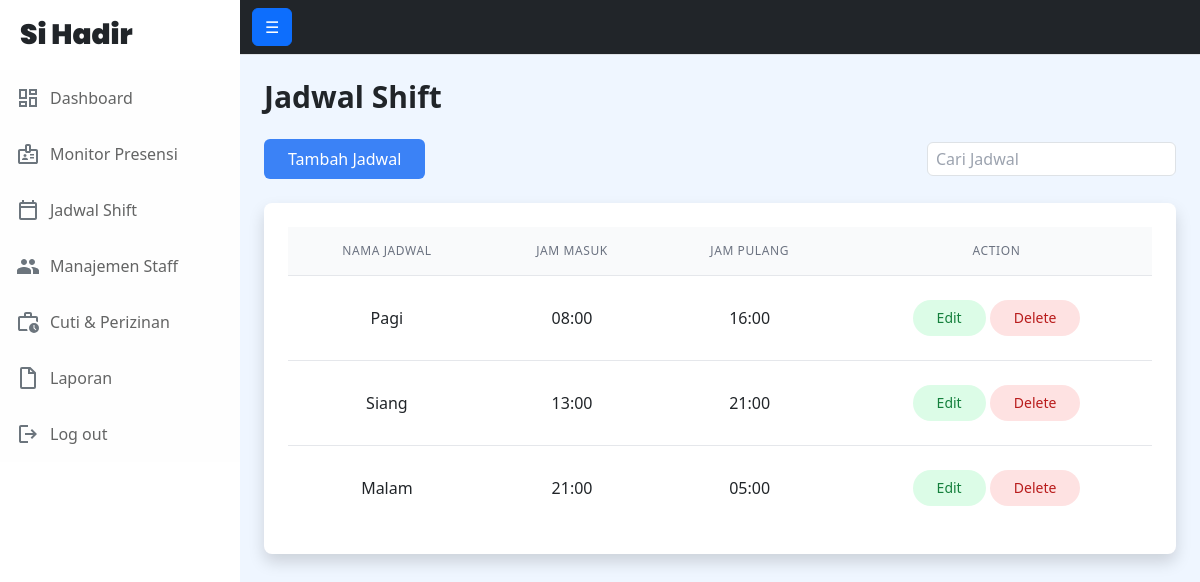
/web/sihadir/app/pages/owner/schedule.php (signed in), run on an earlier commit of the app's database.
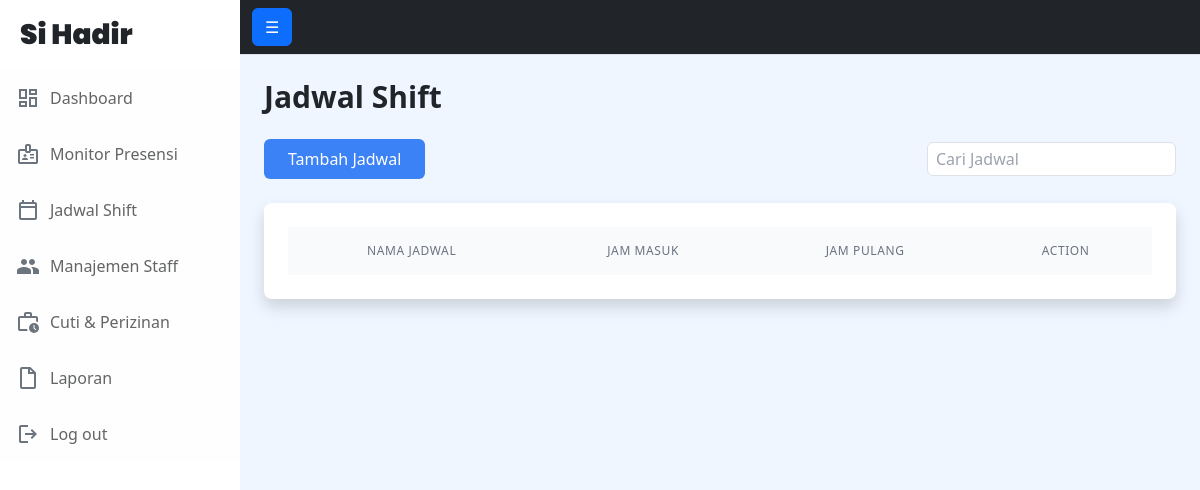
And on a later commit of the database.
### tables this page shows
CREATE TABLE `shift` (
  `id` int NOT NULL,
  `nama_shift` varchar(50) NOT NULL,
  `jam_masuk` time NOT NULL,
  `jam_keluar` time NOT NULL
);

### web/sihadir/app/pages/owner/schedule.php (the view, shortened to what this page needs)
<?php
require_once '../../../app/auth/auth.php';
try {
    $stmt = $pdo->query("SELECT * FROM shift ORDER BY jam_masuk");
    $shifts = $stmt->fetchAll(PDO::FETCH_ASSOC);
} catch (PDOException $e) {
    $_SESSION['error'] = "Error mengambil data jadwal: " . $e->getMessage();
    $shifts = [];
}
?>
<!DOCTYPE html>
<html lang="en">
<head>
    <link href="../../../assets/css/styles.css" rel="stylesheet" />
    <script src="https://cdn.tailwindcss.com"></script>
    <link rel="stylesheet" href="https://cdnjs.cloudflare.com/ajax/libs/font-awesome/5.15.3/css/all.min.css">
</head>
<body class="bg-blue-50">
    <div class="d-flex" id="wrapper">
        <div class="border-end-0 bg-white" id="sidebar-wrapper">
            <div class="sidebar-heading border-bottom-0"><strong>Si Hadir</strong></div>
            <div class="list-group list-group-flush">
                <a class="list-group-item list-group-item-action list-group-item-light p-3 border-bottom-0"
                    href="dashboard.php">
                    Dashboard
                </a>
                <a class="list-group-item list-group-item-action list-group-item-light p-3 border-bottom-0"
                    href="attendanceMonitor.php">
                    Monitor Presensi
                </a>
                <a class="list-group-item list-group-item-action list-group-item-light p-3 border-bottom-0"
                    href="schedule.php">
                    <svg xmlns="http://www.w3.org/2000/svg" viewBox="0 0 24 24" class="sidebar-icon" fill="#6c757d">
                        <path
                            d="M19 4h-1V2h-2v2H8V2H6v2H5c-1.1 0-2 .9-2 2v14c0 1.1.9 2 2 2h14c1.1 0 2-.9 2-2V6c0-1.1-.9-2-2-2zm0 16H5V10h14v10zm0-12H5V6h14v2z" />
                    </svg>
                    Jadwal Shift
                </a>
                <a class="list-group-item list-group-item-action list-group-item-light p-3 border-bottom-0"
                    href="manageMember.php">
                    Manajemen Staff
                </a>
                <a class="list-group-item list-group-item-action list-group-item-light p-3 border-bottom-0"
                    href="permit.php">
                    Cuti & Perizinan
                </a>
                <a class="list-group-item list-group-item-action list-group-item-light p-3 border-bottom-0"
                    href="report.php">
                    <svg xmlns="http://www.w3.org/2000/svg" viewBox="0 0 24 24" class="sidebar-icon" width="24"
                        height="24" stroke="#6c757d" fill="none" stroke-width="2">
                        <path
                            d="M6 2C5.44772 2 5 2.44772 5 3V21C5 21.5523 5.44772 22 6 22H18C18.5523 22 19 21.5523 19 21V7L14 2H6Z" />
                        <path d="M13 2V7H19" />
                    </svg>
                    Laporan
                </a>
                <a class="list-group-item list-group-item-action list-group-item-light p-3 border-bottom-0"
                    href="logout.php">
                    <svg xmlns="http://www.w3.org/2000/svg" viewBox="0 -960 960 960" class="sidebar-icon"
                        fill="#6c757d">
                        <path
                            d="M200-120q-33 0-56.5-23.5T120-200v-560q0-33 23.5-56.5T200-840h280v80H200v560h280v80H200Zm440-160-55-58 102-102H360v-80h327L585-622l55-58 200 200-200 200Z" />
                    </svg>
                    Log out
                </a>
            </div>
        </div>
        <div id="page-content-wrapper">
            <nav class="navbar navbar-expand-lg navbar-dark bg-dark border-bottom">
                <div class="container-fluid">
                    <button class="btn btn-primary" id="sidebarToggle">☰</button>
                </div>
            </nav>
            <div class="container-fluid p-4">
                <h1 class="text-3xl font-semibold mb-4">Jadwal Shift</h1>
                <div class="flex items-center justify-between mb-4">
                    <div class="flex space-x-2">
                        <button class="bg-blue-500 text-white px-4 py-2 rounded" data-bs-toggle="modal"
                            data-bs-target="#addShiftModal">
                            Tambah Jadwal
                        </button>
                    </div>
                    <input type="text" id="searchInput" class="border border-gray-300 rounded px-2 py-1"
                        placeholder="Cari Jadwal">
                </div>
                <div class="bg-white shadow rounded-lg p-4 mb-4">
                    <table class="min-w-full divide-y divide-gray-200 text-center">
                        <thead class="bg-gray-50">
                            <tr>
                                <th class="px-6 py-3 text-xs font-medium text-gray-500 uppercase tracking-wider">Nama
                                    Jadwal</th>
                                <th class="px-6 py-3 text-xs font-medium text-gray-500 uppercase tracking-wider">Jam
                                    Masuk</th>
                                <th class="px-6 py-3 text-xs font-medium text-gray-500 uppercase tracking-wider">Jam
                                    Pulang</th>
                                <th class="px-6 py-3 text-xs font-medium text-gray-500 uppercase tracking-wider">Action
                                </th>
                            </tr>
                        </thead>
                        <tbody class="bg-white divide-y divide-gray-200">
                            <?php foreach ($shifts as $shift): ?>
                                <tr>
                                    <td class="px-6 py-4 whitespace-nowrap">
                                        <?php echo htmlspecialchars($shift['nama_shift']); ?>
                                    </td>
                                    <td class="px-6 py-4 whitespace-nowrap">
                                        <?php echo date('H:i', strtotime($shift['jam_masuk'])); ?>
                                    </td>
                                    <td class="px-6 py-4 whitespace-nowrap">
                                        <?php echo date('H:i', strtotime($shift['jam_keluar'])); ?>
                                    </td>
                                    <td class="px-6 py-4 whitespace-nowrap">
                                        <button class="px-4 py-2 bg-green-100 text-green-700 rounded-full text-sm edit-btn"
                                            data-bs-toggle="modal" data-bs-target="#editShiftModal"
                                            data-id="<?php echo $shift['id']; ?>"
                                            data-nama="<?php echo htmlspecialchars($shift['nama_shift']); ?>"
                                            data-masuk="<?php echo $shift['jam_masuk']; ?>"
                                            data-keluar="<?php echo $shift['jam_keluar']; ?>">
                                            Edit
                                        </button>
                                        <form method="POST" class="inline-block">
                                            <button type="submit"
                                                class="px-4 py-2 bg-red-100 text-red-700 rounded-full text-sm"
                                                onclick="return confirm('Apakah Anda yakin ingin menghapus jadwal ini?')">
                                                Delete
                                            </button>
                                        </form>
                                    </td>
                                </tr>
                            <?php endforeach; ?>
                        </tbody>
                    </table>
                </div>
            </div>
        </div>
    </div>
</body>
</html>

### web/sihadir/app/pages/owner/schedule.php (style rules this page uses)
#sidebar-wrapper .sidebar-heading strong { font-family: 'Poppins', sans-serif; font-weight: 900; font-size: 28px; }
.sidebar-icon { width: 24px; height: 24px; margin-right: 10px; vertical-align: middle; }

What changed in the data, as far as the page shows it:
removed shift: nama_shift "Pagi", jam_masuk "08:00", jam_keluar "16:00"
removed shift: nama_shift "Siang", jam_masuk "13:00", jam_keluar "21:00"
removed shift: nama_shift "Malam", jam_masuk "21:00", jam_keluar "05:00"
